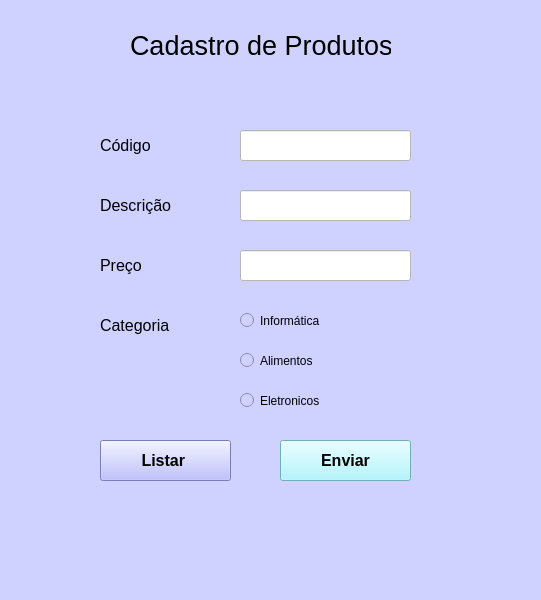
<?xml version="1.0" encoding="UTF-8"?>
<ui version="4.0">
 <class>MainWindow</class>
 <widget class="QMainWindow" name="MainWindow">
  <property name="geometry">
   <rect>
    <x>0</x>
    <y>0</y>
    <width>541</width>
    <height>600</height>
   </rect>
  </property>
  <property name="windowTitle">
   <string>MainWindow</string>
  </property>
  <property name="styleSheet">
   <string notr="true">background-color: rgb(207, 209, 255);</string>
  </property>
  <widget class="QWidget" name="centralwidget">
   <widget class="QLabel" name="label">
    <property name="geometry">
     <rect>
      <x>130</x>
      <y>30</y>
      <width>261</width>
      <height>31</height>
     </rect>
    </property>
    <property name="font">
     <font>
      <pointsize>20</pointsize>
     </font>
    </property>
    <property name="text">
     <string>Cadastro de Produtos</string>
    </property>
   </widget>
   <widget class="QLabel" name="label_2">
    <property name="geometry">
     <rect>
      <x>100</x>
      <y>130</y>
      <width>141</width>
      <height>31</height>
     </rect>
    </property>
    <property name="font">
     <font>
      <pointsize>12</pointsize>
     </font>
    </property>
    <property name="text">
     <string>Código</string>
    </property>
   </widget>
   <widget class="QLabel" name="label_3">
    <property name="geometry">
     <rect>
      <x>100</x>
      <y>190</y>
      <width>141</width>
      <height>31</height>
     </rect>
    </property>
    <property name="font">
     <font>
      <pointsize>12</pointsize>
     </font>
    </property>
    <property name="text">
     <string>Descrição</string>
    </property>
   </widget>
   <widget class="QLabel" name="label_4">
    <property name="geometry">
     <rect>
      <x>100</x>
      <y>250</y>
      <width>141</width>
      <height>31</height>
     </rect>
    </property>
    <property name="font">
     <font>
      <pointsize>12</pointsize>
     </font>
    </property>
    <property name="text">
     <string>Preço</string>
    </property>
   </widget>
   <widget class="QLineEdit" name="lineEdit">
    <property name="geometry">
     <rect>
      <x>240</x>
      <y>130</y>
      <width>171</width>
      <height>31</height>
     </rect>
    </property>
    <property name="styleSheet">
     <string notr="true">background-color: rgb(255, 255, 255);</string>
    </property>
   </widget>
   <widget class="QLineEdit" name="lineEdit_2">
    <property name="geometry">
     <rect>
      <x>240</x>
      <y>190</y>
      <width>171</width>
      <height>31</height>
     </rect>
    </property>
    <property name="styleSheet">
     <string notr="true">background-color: rgb(255, 255, 255);</string>
    </property>
   </widget>
   <widget class="QLineEdit" name="lineEdit_3">
    <property name="geometry">
     <rect>
      <x>240</x>
      <y>250</y>
      <width>171</width>
      <height>31</height>
     </rect>
    </property>
    <property name="styleSheet">
     <string notr="true">background-color: rgb(255, 255, 255);</string>
    </property>
   </widget>
   <widget class="QRadioButton" name="radioButton">
    <property name="geometry">
     <rect>
      <x>240</x>
      <y>310</y>
      <width>171</width>
      <height>21</height>
     </rect>
    </property>
    <property name="text">
     <string>Informática</string>
    </property>
   </widget>
   <widget class="QRadioButton" name="radioButton_2">
    <property name="geometry">
     <rect>
      <x>240</x>
      <y>350</y>
      <width>171</width>
      <height>21</height>
     </rect>
    </property>
    <property name="text">
     <string>Alimentos</string>
    </property>
   </widget>
   <widget class="QRadioButton" name="radioButton_3">
    <property name="geometry">
     <rect>
      <x>240</x>
      <y>390</y>
      <width>171</width>
      <height>21</height>
     </rect>
    </property>
    <property name="text">
     <string>Eletronicos</string>
    </property>
   </widget>
   <widget class="QLabel" name="label_5">
    <property name="geometry">
     <rect>
      <x>100</x>
      <y>310</y>
      <width>91</width>
      <height>31</height>
     </rect>
    </property>
    <property name="font">
     <font>
      <pointsize>12</pointsize>
     </font>
    </property>
    <property name="text">
     <string>Categoria</string>
    </property>
   </widget>
   <widget class="QPushButton" name="pushButton">
    <property name="geometry">
     <rect>
      <x>280</x>
      <y>440</y>
      <width>131</width>
      <height>41</height>
     </rect>
    </property>
    <property name="font">
     <font>
      <pointsize>12</pointsize>
      <weight>75</weight>
      <bold>true</bold>
     </font>
    </property>
    <property name="styleSheet">
     <string notr="true">background-color: rgb(158, 245, 255);</string>
    </property>
    <property name="text">
     <string>Enviar</string>
    </property>
   </widget>
   <widget class="QPushButton" name="pushButton_2">
    <property name="geometry">
     <rect>
      <x>100</x>
      <y>440</y>
      <width>131</width>
      <height>41</height>
     </rect>
    </property>
    <property name="font">
     <font>
      <pointsize>12</pointsize>
      <weight>75</weight>
      <bold>true</bold>
     </font>
    </property>
    <property name="styleSheet">
     <string notr="true">background-color: rgb(171, 175, 255);</string>
    </property>
    <property name="text">
     <string>Listar </string>
    </property>
   </widget>
  </widget>
  <widget class="QMenuBar" name="menubar">
   <property name="geometry">
    <rect>
     <x>0</x>
     <y>0</y>
     <width>541</width>
     <height>21</height>
    </rect>
   </property>
  </widget>
  <widget class="QStatusBar" name="statusbar"/>
 </widget>
 <resources/>
 <connections/>
</ui>
